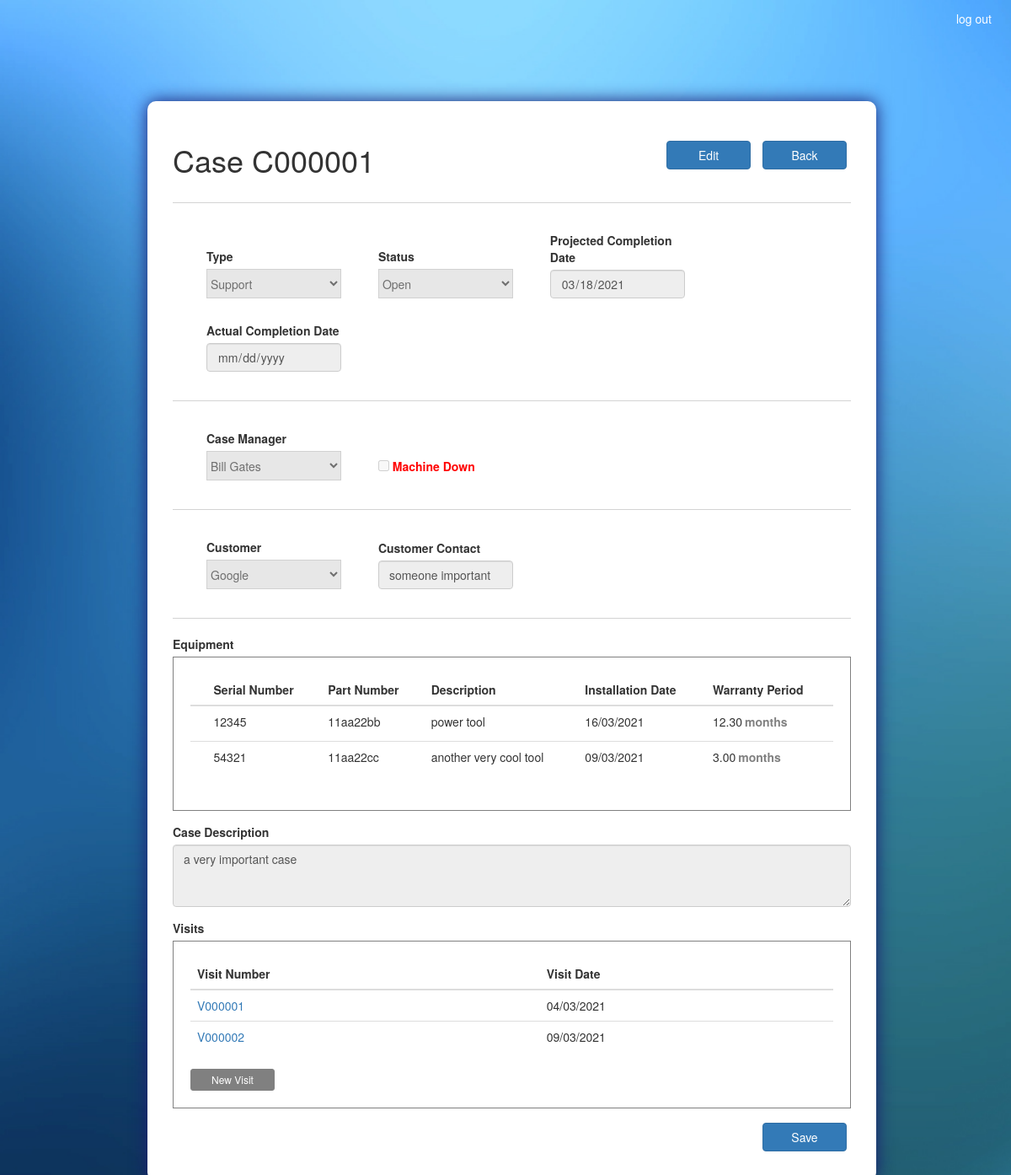
The page /case/C000001/ (signed in) on the database as committed earlier.
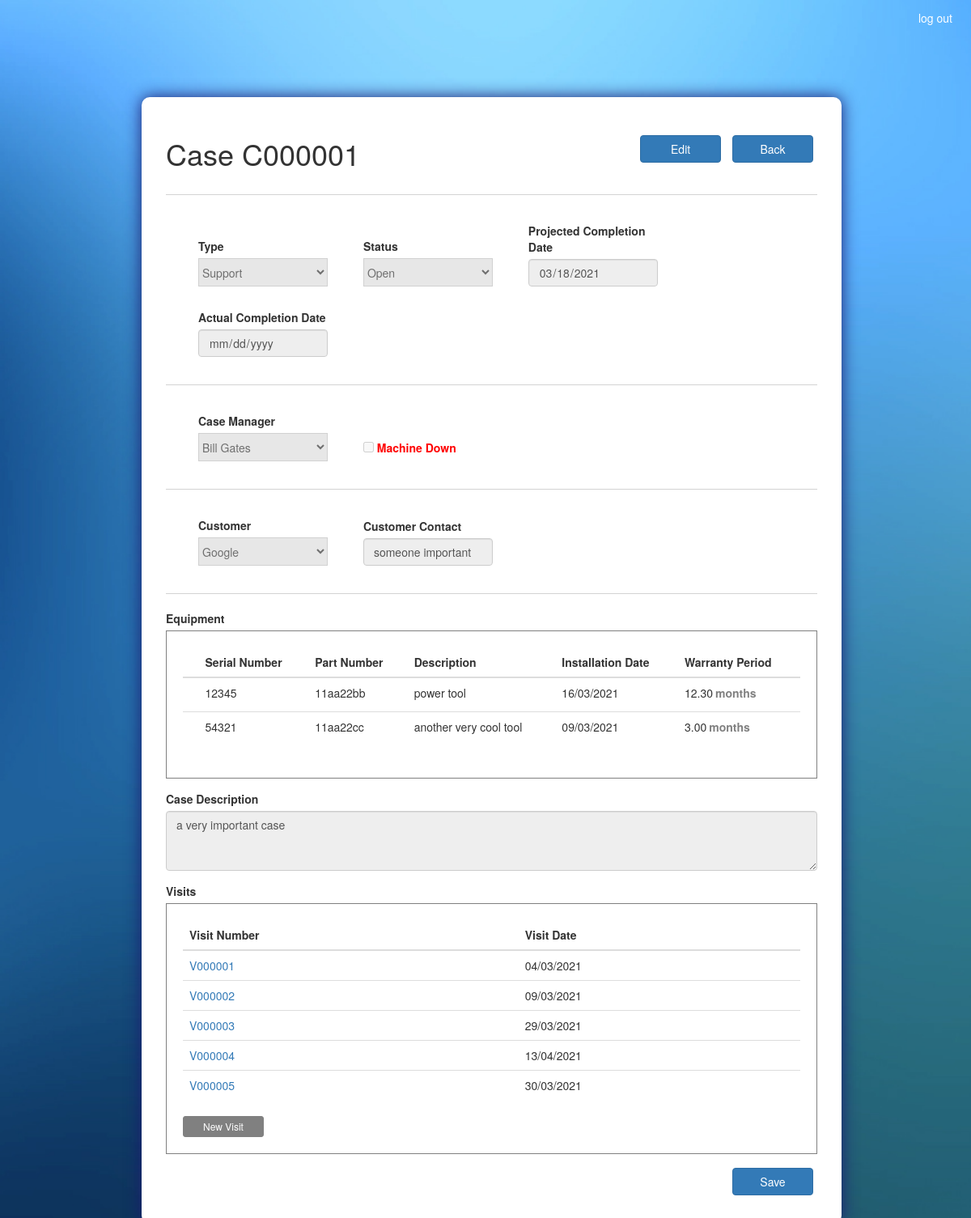
The same page on the database as committed later.
### ASISupport_app/models.py (models this page shows, shortened)
class Equipment(models.Model):
	equip_sn 				= models.CharField(max_length=100, primary_key=True)
	equip_pn 				= models.CharField(max_length=100)
	equip_description 		= models.TextField()
	installation_date 		= models.DateTimeField()
	warranty 				= models.DecimalField(max_digits=20, decimal_places=2) #in months
	def __str__(self):
		return self.equip_sn

class Visit(models.Model):
	visit_num 				= models.CharField(max_length=100, primary_key=True)
	case_num 				= models.ForeignKey(Case, on_delete=models.CASCADE)
	create_date 			= models.DateTimeField(default=timezone.now)
	visit_date 				= models.DateTimeField(default = timezone.now)
	engineer 				= models.ForeignKey(Employee, on_delete=models.CASCADE)
	customer 				= models.ForeignKey(Customer, on_delete=models.CASCADE)
	customer_contact 		= models.CharField(max_length=100)
	remote 					=  models.BooleanField(default=False)
	visit_start 			= models.TimeField()
	visit_end 				= models.TimeField()
	travel_hours 			= models.DecimalField(max_digits=20, decimal_places=2, default=0.00)
	num_of_engineers 		= models.IntegerField(blank=True, null=True)
	visit_summary 			= models.TextField()

### ASISupport_app/views.py (the view)
# urls.py: path('case/<id>/', views.case_view, name = 'view_case'),
@login_required(login_url='/accounts/login/')
def case_view(request, id):
	state = 'view'
	if request.method == 'POST' and 'back_btn' in request.POST:
		return redirect('ASISupport_app:dashboard')
	case = Case.objects.get(case_num=id)
	visits = Visit.objects.filter(case_num=id)
	case_equipment_lst = CaseEquipment.objects.filter(case_num=id)
	equip_lst = [ce.equip_sn for ce in case_equipment_lst]
	equipment = Equipment.objects.filter(equip_sn__in=equip_lst)
	statuses = Case.STATUSES
	return render(request, 'ASISupport_app/case.html', locals())

### ASISupport_app/models.py (called while the page is built)
	def __str__(self):
		return f'{self.first_name} {self.last_name}'
		'''note: must be unique for case creation unique'''

	def __str__(self):
		return self.customer_name

### templates/ASISupport_app/case.html (shortened to what the changed rows need)
<!DOCTYPE html>
{% extends "ASISupport_app/base.html" %}
{% load static %}
{% block head_block %}
	<link rel="stylesheet" type="text/css" href="{% static 'css/case.css' %}">
{% endblock %}
{% block body_block %}
	<section class="col-sm-1 col-sm-10 col-sm-1">
		{% if state == 'view' %}
			<form class="form-container" action="{% url 'ASISupport_app:view_case' case.case_num %}" method="POST">
				<h1 class="inline_it">Case {{ case.case_num }}</h1>
				<div>
					<div class="object_table">
						<table class="table table-hover">
							<thead>
								<tr>
									<th scope="col"></th>
									<th scope="col">Serial Number</th>
						    		<th scope="col">Part Number</th>
						    		<th scope="col">Description</th>
						    		<th scope="col">Installation Date</th>
						    		<th scope="col">Warranty Period</th>
						    	</tr>
							</thead>
							<tbody>
								{% for equip in equipment %}
										<tr>
											<td></td>
											<td>{{ equip.equip_sn }}</td>
											<td>{{ equip.equip_pn }}</td>
											<td>{{ equip.equip_description }}</td>
											<td>{{ equip.installation_date|date:'d/m/Y' }}</td>
											<td>{{ equip.warranty }}<label>months</label></td>
										</tr>
								{% endfor %}
							</tbody>
						</table>
					</div>
				</div>
				<div>
					<div class="object_table">
						<table class="table table-hover">
							<thead>
								<tr>
						    		<th scope="col">Visit Number</th>
						    		<th scope="col">Visit Date</th>
						    	</tr>
							</thead>
							<tbody>
								{% for visit in visits %}
								<tr>
									<td><a href="{% url 'ASISupport_app:view_visit' visit.visit_num %}">{{ visit.visit_num }}</a></td>
									<td>{{ visit.visit_date|date:'d/m/Y' }}</td>
								</tr>
								{% endfor %}
							</tbody>
						</table>
					</div>
				</div>
			</form>
		{% endif %}
	</section>
{% endblock %}

Rows that differ between the two databases and show on the page:
added Visit: visit_num "V000003", visit_date "29/03/2021"
added Visit: visit_num "V000004", visit_date "13/04/2021"
added Visit: visit_num "V000005", visit_date "30/03/2021"
